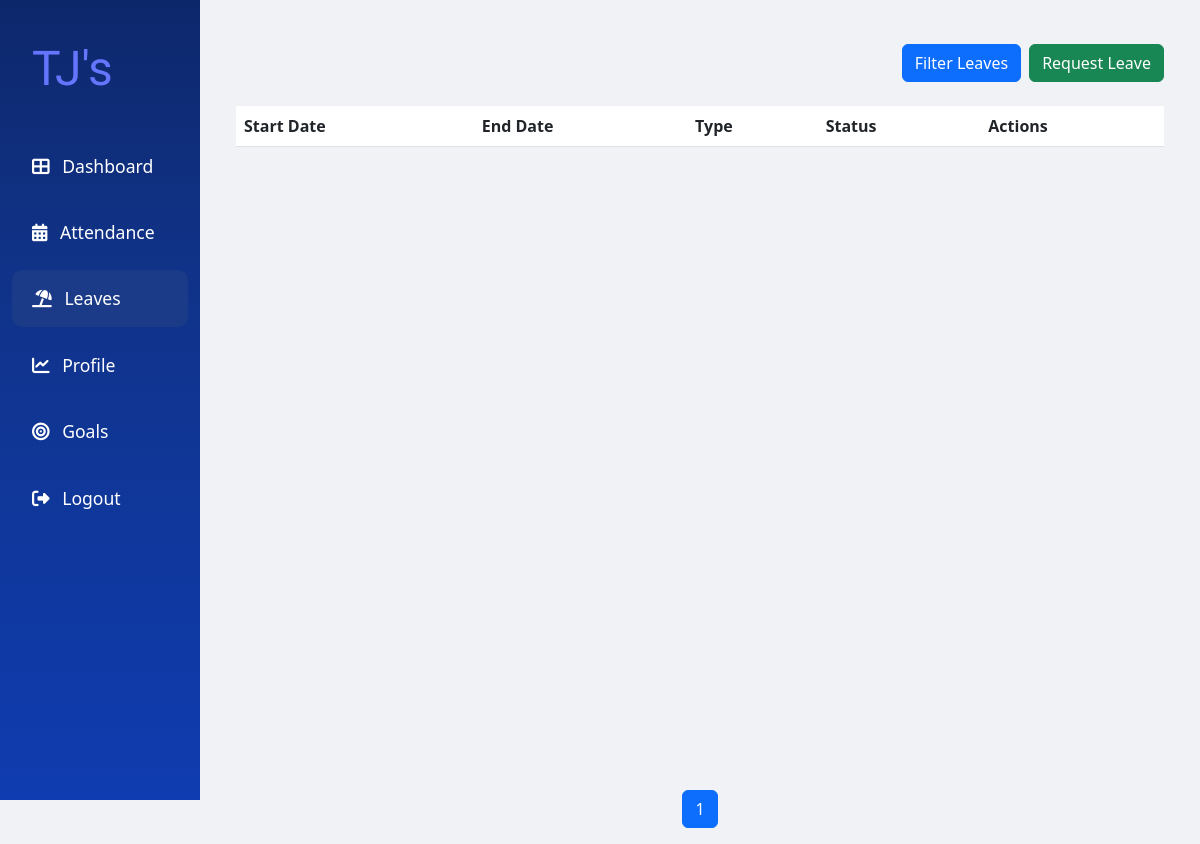
Page /leaves/ (signed in) on the earlier database version.
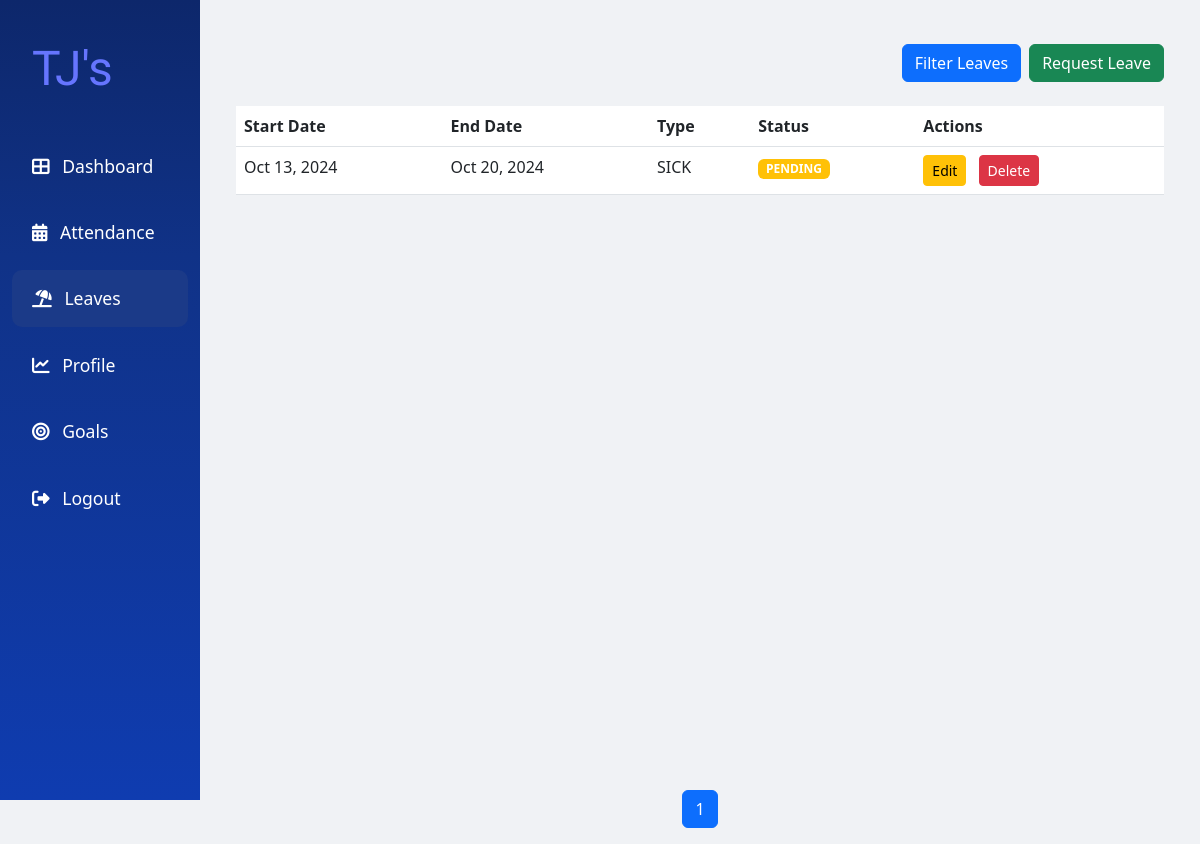
Same page on the later database version.
### api/models.py (models this page shows, shortened)
class Leave(models.Model):
    LEAVE_TYPES = [
        ("ANNUAL", "Annual Leave"),
        ("SICK", "Sick Leave"),
        ("PARENTAL", "Parental Leave"),
        ("UNPAID", "Unpaid Leave"),
    ]
    STATUS_CHOICES = [
        ("PENDING", "Pending"),
        ("APPROVED", "Approved"),
        ("REJECTED", "Rejected"),
    ]
    user = models.ForeignKey(User, on_delete=models.CASCADE)
    leave_type = models.CharField(max_length=50, choices=LEAVE_TYPES)
    start_date = models.DateTimeField()
    end_date = models.DateTimeField()
    reason = models.TextField(null=True, blank=True)
    status = models.CharField(max_length=20, choices=STATUS_CHOICES, default="PENDING")
    created_at = models.DateTimeField(auto_now_add=True)
    updated_at = models.DateTimeField(auto_now=True)

### api/views.py (the view)
# urls.py: path("leaves/", views.leave_list, name="leaves"),
@login_required
def leave_list(request):
    leaves = Leave.objects.filter(user=request.user).order_by("-start_date")
    leave_filter = LeaveFilter(request.GET, queryset=leaves)
    filtered_leaves = leave_filter.qs
    paginator = Paginator(filtered_leaves, 10)  # Show 10 leaves per page
    page_number = request.GET.get('page')
    page_obj = paginator.get_page(page_number)
    edit_leave_forms = {leave.id: LeaveForm(instance=leave) for leave in leaves}
    context = {
        'page_obj': page_obj,
        'edit_leave_forms': edit_leave_forms,
        'add_leave_form': LeaveForm(),
        'filter': leave_filter,
    }
    return render(request, 'api/leaves.html', context)

### api/templatetags/custom_filters.py (called while the page is built)
@register.filter
def dict_get(d, key):
    return d.get(key)

### api/templates/api/leaves.html (shortened to what this page needs)
{% extends "api/base.html" %}
{% load crispy_forms_tags %}
{% load custom_filters %}
{% block content %}
<div class="container mt-4 vh-100 d-flex flex-column">
    <div class="d-flex justify-content-end mb-4">
        <button class="btn btn-primary" data-bs-toggle="modal" data-bs-target="#filterModal">Filter Leaves</button>
        <button class="btn btn-success ms-2" data-bs-toggle="modal" data-bs-target="#addLeaveModal">Request Leave</button>
    </div>
    <div class="flex-grow-1">
        <table class="table">
            <thead>
                <tr>
                    <th>Start Date</th>
                    <th>End Date</th>
                    <th>Type</th>
                    <th>Status</th>
                    <th>Actions</th>
                </tr>
            </thead>
            <tbody>
                {% for leave in page_obj %}
                <tr>
                    <td>{{ leave.start_date|date:"M d, Y" }}</td>
                    <td>{{ leave.end_date|date:"M d, Y" }}</td>
                    <td>{{ leave.leave_type }}</td>
                    <td>
                        <span class="badge bg-{% if leave.status == 'PENDING' %}warning{% elif leave.status == 'APPROVED' %}success{% else %}danger{% endif %}">
                            {{ leave.status }}
                        </span>
                    </td>
                    <td>
                        {% if leave.status == "PENDING" %}
                        <button class="btn btn-warning btn-sm me-2" data-bs-toggle="modal" data-bs-target="#editLeaveModal{{ leave.id }}">Edit</button>
                        <form method="post" action="{% url 'delete_leave' leave.id %}" class="d-inline">
                            <button type="submit" class="btn btn-danger btn-sm">Delete</button>
                        </form>
                        {% endif %}
                    </td>
                </tr>
                {% endfor %}
            </tbody>
        </table>
    </div>
    <nav aria-label="Page navigation" class="mt-auto">
        <ul class="pagination justify-content-center">
            {% for num in page_obj.paginator.page_range %}
                {% if page_obj.number == num %}
                    <li class="page-item active"><span class="page-link">{{ num }}</span></li>
                {% elif num > page_obj.number|add:'-3' and num < page_obj.number|add:'3' %}
                    <li class="page-item"><a class="page-link" href="?page={{ num }}">{{ num }}</a></li>
                {% endif %}
            {% endfor %}
        </ul>
    </nav>
</div>
{% endblock content %}

Differences in the rows shown:
added Leave: start_date "Oct 13, 2024", end_date "Oct 20, 2024", leave_type "SICK", status "PENDING"
